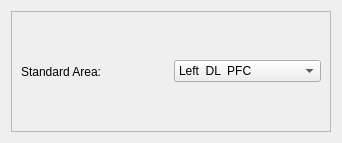
<?xml version="1.0" encoding="UTF-8"?>
<ui version="4.0">
 <class>Form</class>
 <widget class="QWidget" name="Form">
  <property name="geometry">
   <rect>
    <x>0</x>
    <y>0</y>
    <width>342</width>
    <height>143</height>
   </rect>
  </property>
  <property name="windowTitle">
   <string>Form</string>
  </property>
  <layout class="QGridLayout" name="gridLayout">
   <item row="0" column="0">
    <widget class="QFrame" name="frame">
     <property name="frameShape">
      <enum>QFrame::StyledPanel</enum>
     </property>
     <property name="frameShadow">
      <enum>QFrame::Raised</enum>
     </property>
     <layout class="QHBoxLayout" name="horizontalLayout">
      <item alignment="Qt::AlignLeft">
       <widget class="QLabel" name="label">
        <property name="text">
         <string>Standard Area:</string>
        </property>
       </widget>
      </item>
      <item>
       <widget class="QComboBox" name="comboBox">
        <item>
         <property name="text">
          <string>Left  DL  PFC</string>
         </property>
        </item>
        <item>
         <property name="text">
          <string>Right DL  PFC</string>
         </property>
        </item>
        <item>
         <property name="text">
          <string>Left  WERNIKE</string>
         </property>
        </item>
        <item>
         <property name="text">
          <string>Right  WERNIKE</string>
         </property>
        </item>
        <item>
         <property name="text">
          <string>Left   Broca</string>
         </property>
        </item>
        <item>
         <property name="text">
          <string>Right   Broca</string>
         </property>
        </item>
       </widget>
      </item>
     </layout>
    </widget>
   </item>
  </layout>
 </widget>
 <resources/>
 <connections/>
</ui>
